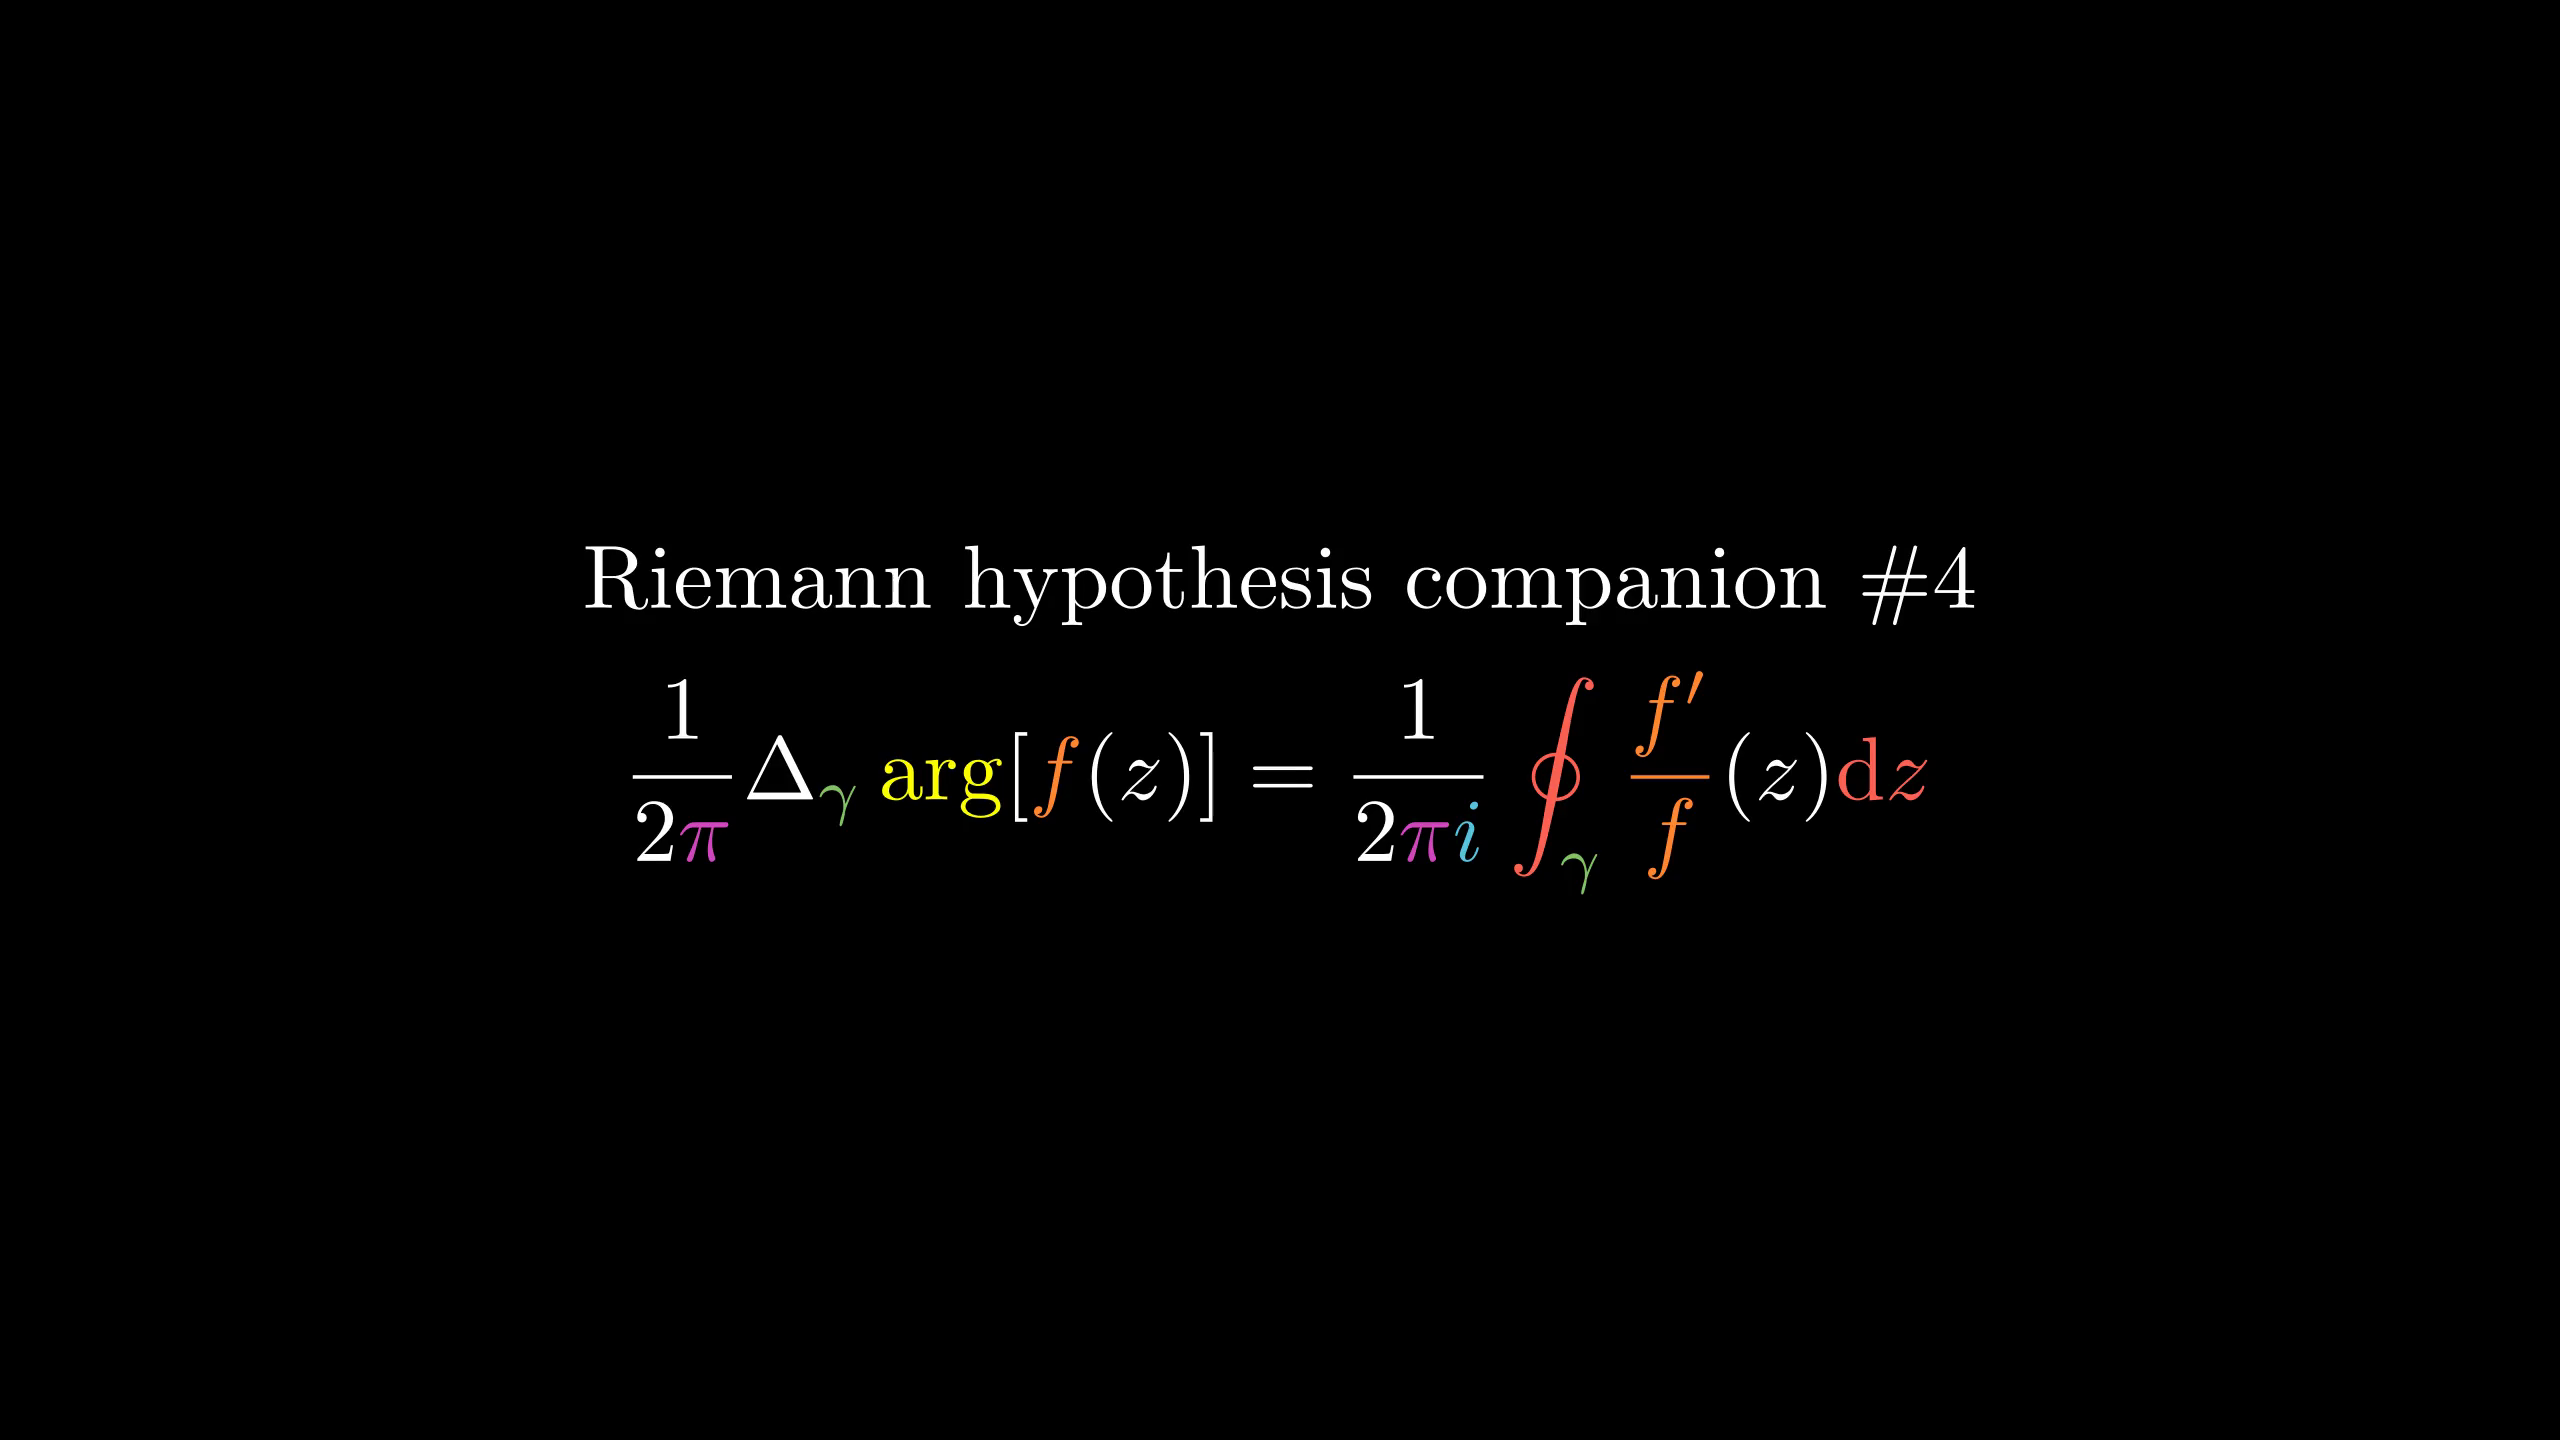

Python code for this plot:
from manimlib.imports import *

class FooScene(Scene):
    def construct(self):
        tit=TextMobject(r"Riemann hypothesis companion \#4")
        fml=TexMobject(r"{1\over2\pi}\Delta_\gamma\arg[{f}(z)]={1\over2\pi{i}}\oint_\gamma{f'\over f}(z)\mathrm dz",
                tex_to_color_map={
                    r"\arg":YELLOW,
                    r"_\gamma":GREEN,
                    r"\oint":RED,
                    r"\mathrm dz":RED,
                    r"f'\over f":ORANGE,
                    "{f}":ORANGE,
                    r"\pi":PINK,
                    r"{i}":BLUE
                })
        self.add(VGroup(tit,fml).arrange(DOWN))
        self.wait()
